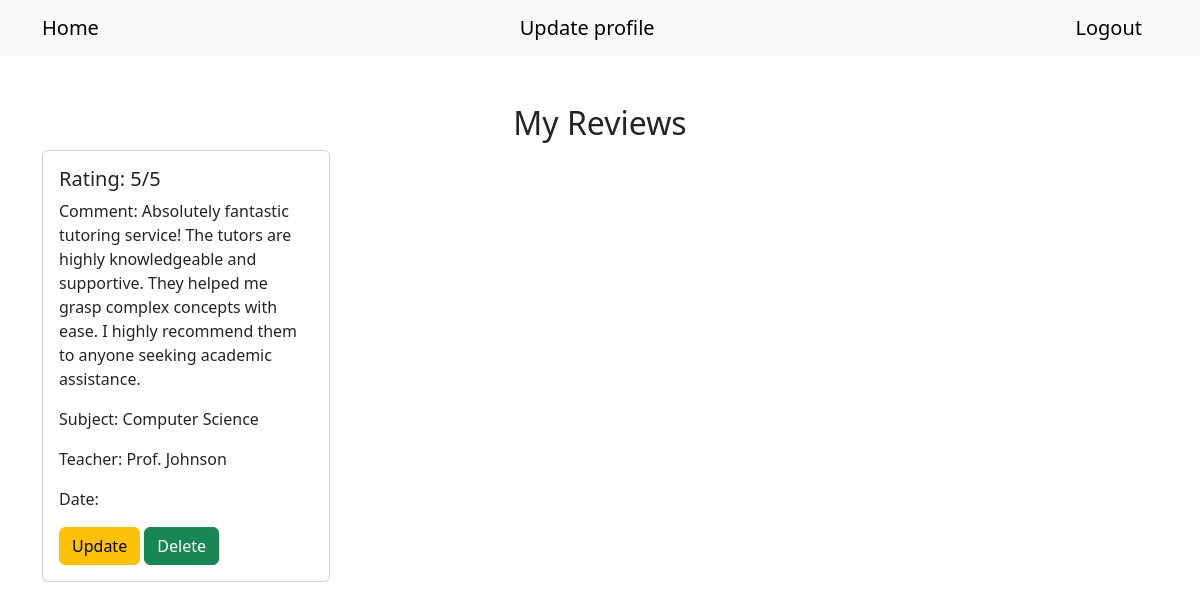
Page /User/myreviews.php (signed in) on the earlier database version.
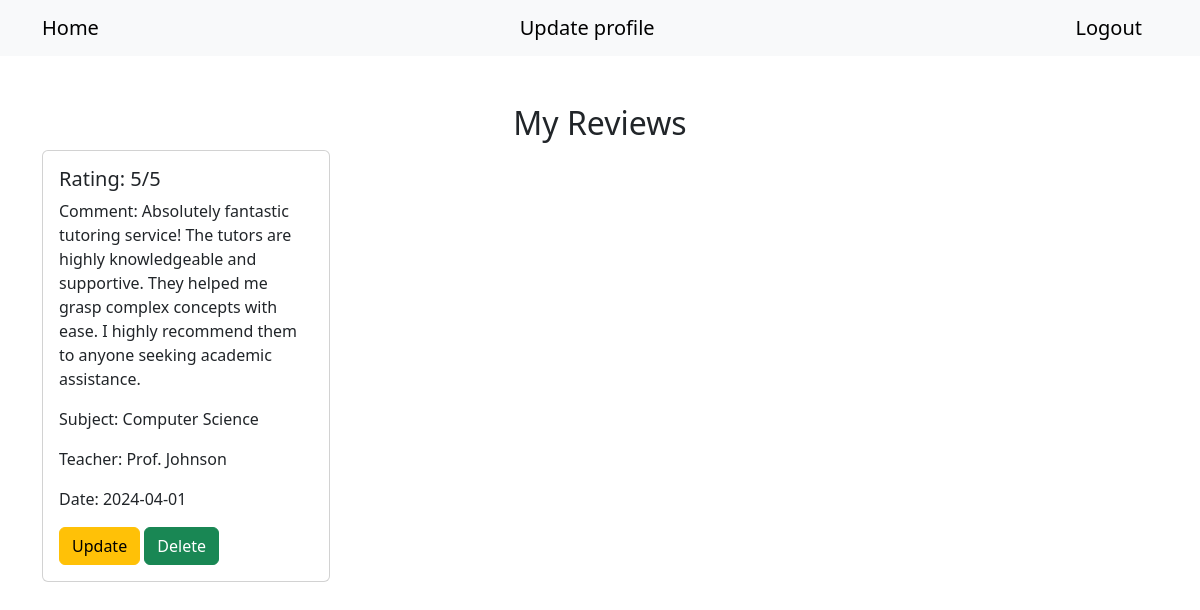
Same page on the later database version.
### tables this page shows
CREATE TABLE `review` (
  `id` int(11) NOT NULL,
  `rating` int(11) DEFAULT NULL,
  `comment` varchar(250) DEFAULT NULL,
  `date` datetime DEFAULT NULL,
  `fk_course_id` int(11) DEFAULT NULL,
  `fk_user_id` int(11) DEFAULT NULL
);

CREATE TABLE `courses` (
  `id` int(11) NOT NULL,
  `subject` varchar(50) DEFAULT NULL,
  `university` varchar(50) DEFAULT NULL,
  `roomNumb` varchar(50) DEFAULT NULL,
  `date` date DEFAULT NULL,
  `end_date` date DEFAULT NULL,
  `teacher` varchar(100) DEFAULT NULL,
  `email` varchar(100) NOT NULL,
  `picture` varchar(255) DEFAULT NULL,
  `language` varchar(50) DEFAULT NULL,
  `duration` varchar(50) DEFAULT NULL,
  `units` varchar(100) DEFAULT NULL,
  `availability` enum('avaiable','not avaiable') DEFAULT NULL,
  `name` varchar(50) DEFAULT NULL
);

### User/myreviews.php (the view, shortened to what this page needs)
<?php
include_once '../db_connection.php';
$user_id = $_SESSION['user'];
$review_query = "SELECT * FROM review WHERE fk_user_id = $user_id";
$review_result = mysqli_query($connection, $review_query);
$layout = "";
if (mysqli_num_rows($review_result) == 0) {
    $layout = "No reviews!";
} else {
    while ($review_row = mysqli_fetch_assoc($review_result)) {
        $course_id = $review_row['fk_course_id'];
        $course_query = "SELECT * FROM courses WHERE id = $course_id";
        $course_result = mysqli_query($connection, $course_query);
        if ($course_result && mysqli_num_rows($course_result) == 1) {
            $course_row = mysqli_fetch_assoc($course_result);
            $layout .= "<div class='center'>
                <div class='card' style='width: 18rem;'>
                    <div class='card-body'>
                        <h5 class='card-title'>Rating: {$review_row["rating"]}/5</h5>
                        <p class='card-text'>Comment: {$review_row["comment"]}</p>
                        <p class='card-text'>Subject: {$course_row["subject"]}</p>
                        <p class='card-text'>Teacher: {$course_row["teacher"]}</p>
                        <p class='card-text'>Date: {$course_row["date"]}</p>
                        <div class='btnAlign'>
                        <a class='btn btn-warning' href='updatereview.php?id={$review_row['id']}'>Update</a>
                        <a href='deletereview.php?id={$review_row["id"]}' class='btn btn-success'>Delete</a>
                    </div>
                </div>
            </div>";
        }
    }
}
?>
<!DOCTYPE html>
<html lang="en">
<head>
    <link href="https://cdn.jsdelivr.net/npm/bootstrap@5.3.3/dist/css/bootstrap.min.css" rel="stylesheet">
</head>
<body>
    <nav class="navbar bg-body-tertiary">
        <div class="container">
        <a class="navbar-brand" href="indexUser.php">Home</a>
        <a class="navbar-brand" href="updateprofile.php">Update profile</a>
        <a class="navbar-brand" href="../login/logout.php?logout">Logout</a>
        </div>
    </nav>
    <div class="container mt-5">
        <h2 class="text-center">My Reviews</h2>
        <div class="row row-cols-1 row-cols-md-3 g-4">
            <?= $layout ?>
        </div>
    </div>
</body>
</html>

Differences in the rows shown:
changed through a linked row, review "Computer Science": fk_course.date (not shown) → "2024-04-01"
